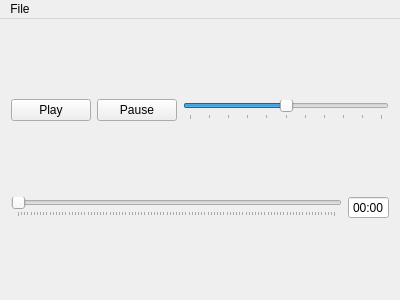
<?xml version="1.0" encoding="UTF-8"?>
<ui version="4.0">
 <class>MainWindow</class>
 <widget class="QMainWindow" name="MainWindow">
  <property name="geometry">
   <rect>
    <x>0</x>
    <y>0</y>
    <width>400</width>
    <height>300</height>
   </rect>
  </property>
  <property name="windowTitle">
   <string>MainWindow</string>
  </property>
  <property name="windowOpacity">
   <double>1.000000000000000</double>
  </property>
  <property name="tabShape">
   <enum>QTabWidget::Rounded</enum>
  </property>
  <widget class="QWidget" name="centralWidget">
   <layout class="QGridLayout" name="gridLayout_3">
    <item row="0" column="0">
     <layout class="QGridLayout" name="gridLayout_2">
      <item row="0" column="0">
       <widget class="QPushButton" name="playButton">
        <property name="text">
         <string>Play</string>
        </property>
       </widget>
      </item>
      <item row="0" column="1">
       <widget class="QPushButton" name="pauseButton">
        <property name="text">
         <string>Pause</string>
        </property>
        <property name="flat">
         <bool>false</bool>
        </property>
       </widget>
      </item>
      <item row="0" column="2">
       <widget class="QSlider" name="gainSlider">
        <property name="autoFillBackground">
         <bool>false</bool>
        </property>
        <property name="maximum">
         <number>100</number>
        </property>
        <property name="value">
         <number>50</number>
        </property>
        <property name="orientation">
         <enum>Qt::Horizontal</enum>
        </property>
        <property name="invertedAppearance">
         <bool>false</bool>
        </property>
        <property name="invertedControls">
         <bool>false</bool>
        </property>
        <property name="tickPosition">
         <enum>QSlider::TicksBelow</enum>
        </property>
       </widget>
      </item>
     </layout>
    </item>
    <item row="1" column="0">
     <layout class="QGridLayout" name="gridLayout">
      <item row="0" column="0">
       <widget class="QSlider" name="posSlider">
        <property name="maximum">
         <number>100</number>
        </property>
        <property name="value">
         <number>0</number>
        </property>
        <property name="tracking">
         <bool>false</bool>
        </property>
        <property name="orientation">
         <enum>Qt::Horizontal</enum>
        </property>
        <property name="tickPosition">
         <enum>QSlider::TicksBelow</enum>
        </property>
       </widget>
      </item>
      <item row="0" column="1">
       <widget class="QTimeEdit" name="posTime">
        <property name="alignment">
         <set>Qt::AlignCenter</set>
        </property>
        <property name="readOnly">
         <bool>false</bool>
        </property>
        <property name="buttonSymbols">
         <enum>QAbstractSpinBox::NoButtons</enum>
        </property>
        <property name="correctionMode">
         <enum>QAbstractSpinBox::CorrectToNearestValue</enum>
        </property>
        <property name="currentSection">
         <enum>QDateTimeEdit::MinuteSection</enum>
        </property>
        <property name="displayFormat">
         <string>mm:ss</string>
        </property>
       </widget>
      </item>
     </layout>
    </item>
   </layout>
  </widget>
  <widget class="QMenuBar" name="menuBar">
   <property name="geometry">
    <rect>
     <x>0</x>
     <y>0</y>
     <width>400</width>
     <height>22</height>
    </rect>
   </property>
   <widget class="QMenu" name="menuFile">
    <property name="title">
     <string>File</string>
    </property>
    <addaction name="actionOpen"/>
    <addaction name="separator"/>
    <addaction name="actionQuit"/>
   </widget>
   <addaction name="menuFile"/>
  </widget>
  <action name="actionOpen">
   <property name="text">
    <string>Open</string>
   </property>
   <property name="shortcut">
    <string>Ctrl+O</string>
   </property>
  </action>
  <action name="actionQuit">
   <property name="text">
    <string>Quit</string>
   </property>
   <property name="shortcut">
    <string>Ctrl+Q</string>
   </property>
  </action>
 </widget>
 <layoutdefault spacing="6" margin="11"/>
 <resources/>
 <connections/>
</ui>
